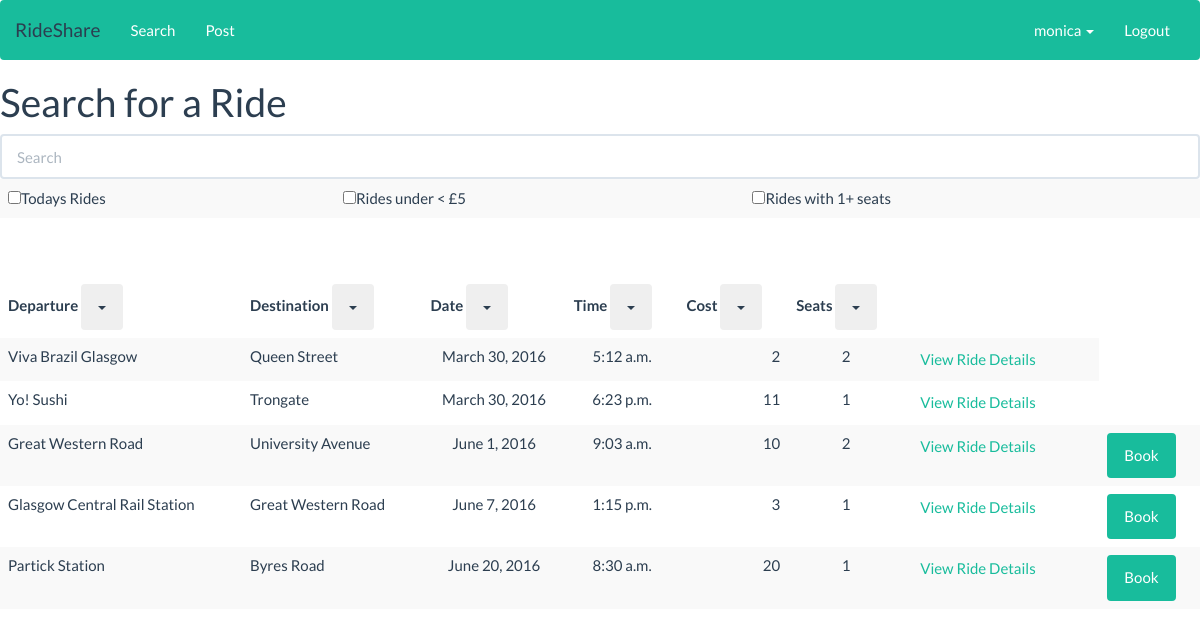
The app's page /search_ride/ (signed in) with its own data.
### rideshare/models.py (models this page shows, shortened)
class Journey(models.Model):
    journey = models.AutoField(primary_key=True)
    departure = models.CharField(max_length=100)
    destination = models.CharField(max_length=100)
    travelling_date = models.DateField(null = True)
    travelling_time = models.TimeField(null = True)
    seatsAvailable = models.IntegerField(default=1,
        validators=[
            MaxValueValidator(3),
            MinValueValidator(0)
        ])
    cost = models.IntegerField(
        validators=[
            MaxValueValidator(50),
            MinValueValidator(0)
        ])
    user = models.ForeignKey(Vehicle, related_name='driver', null=True)
    class Meta:
        db_table = "journey"

class Passanger(models.Model):
    front = models.ForeignKey(User, related_name='front', null=True)
    backLeft = models.ForeignKey(User, related_name='backLeft', null=True)
    backRight = models.ForeignKey(User, related_name='backRight', null=True)
    journey = models.ForeignKey(Journey, primary_key=True)
    class Meta:
        db_table = "passanger"
        """ unique_together = (('front', 'backLeft'), ('front', 'backRight'), ('backLeft', 'backRight'), ('front', 'backLeft', 'backRight'))"""

### rideshare/views.py (the view)
# urls.py: url(r'^search_ride/', include('rideshare.urls', namespace="search")),
def search_ride(request):
	if request.user.is_authenticated():
		journey_list = Journey.objects.filter(Q(travelling_date=datetime.datetime.now().strftime('%Y-%m-%d'),travelling_time__gte=datetime.datetime.now().strftime('%H:%M'))|Q(travelling_date__gt=datetime.datetime.now().strftime('%Y-%m-%d'))).order_by('travelling_date', 'travelling_time', 'cost')
		passanger_list = Passanger.objects.all()
		context_dict = {'journeys': journey_list, 'passangers': passanger_list}
		return render(request, 'rideshare/searchRide.html', context_dict)
	else:
		 return HttpResponseRedirect('/login')

### rideshare/models.py (called while the page is built)
    def __unicode__(self):
        return self.user.username

### templates/rideshare/searchRide.html (shortened to what this page needs)
<!DOCTYPE html>
{% extends 'rideshare/base.html' %}
{% load staticfiles %}
{% block body_block %}
	<h1>Search for a Ride</h1>
	{% if journeys %}
	<div id="journey">
			<table class="table table-striped">
				<tr>
					<input class="search form-control" placeholder="Search" size="50" />
					<td><input type="checkbox" id="todaysRides">Todays Rides</input></td>
					<td><input type="checkbox" id="cheapRides">Rides under < £5</input></td>
					<td><input type="checkbox" id="seatNo">Rides with 1+ seats</input></td>
				</tr>
				<td>
				</td>
			</table>
			<table class="table table-striped table-hover ">
				<thead>
				    <tr>
						<th>Departure
							<button class="btn sort dropdown-toggle" data-sort="departure">
								<span class="caret"></span>
							</button>
						</th>
						<th>Destination
							<button class="btn sort dropdown-toggle" data-sort="destination">
								<span class="caret"></span>
							</button>
						</th>
						<th>Date
							<button class="btn sort dropdown-toggle" data-sort="date">
								<span class="caret"></span>
							</button>
						</th>
						<th>Time
							<button class="btn sort dropdown-toggle" data-sort="time">
								<span class="caret"></span>
							</button>
						</th>
						<th>Cost
							<button class="btn sort dropdown-toggle" data-sort="cost">
								<span class="caret"></span>
							</button>
						</th>
						<th>Seats
							<button class="btn sort dropdown-toggle" data-sort="seatsAvailable">
								<span class="caret"></span>
							</button>
						</th>
						<th></th>
						<th></th>
				    </tr>
				</thead>
				<tbody class="list">
					{% for journey in journeys %}
						{% if journey.seatsAvailable >= 1 %}
							<tr>
								<td class="departure ">{{ journey.departure }}</td>
								<td class="destination">{{ journey.destination }}</td>
								<td class="date text-center">{{ journey.travelling_date }}</td>
								<td class="time text-center">{{ journey.travelling_time }}</td>
								<td class="cost text-right">{{ journey.cost }}</td>
								<td class="seatsAvailable text-center">{{ journey.seatsAvailable }}</td>
							<td>
								<form name="book_form" method="get" action="{% url 'search:get_ride_detail' journey.journey %}">
									<input class="viewride btn-link" type="submit" name="submit" value="View Ride Details" />
								</form>
							</td>
							<td>
								{% if passangers %}
										{% for passanger in passangers %}
											{% ifequal journey.journey passanger.journey.journey %}
												{% ifnotequal journey.user|stringformat:"s" user.get_username %}
													{% ifnotequal passanger.front|stringformat:"s" user.get_username %}
														{% ifnotequal passanger.backLeft|stringformat:"s" user.get_username %}
															{% ifnotequal passanger.backRight|stringformat:"s" user.get_username %}
																<td>
																	<form name="book_form" method="post" action="{% url 'search:bookSeat' journey.journey %}">
																		<input class="btn btn-success" type="submit" name="submit" value="Book" />
																	</form>
																	</td>
																</td>
															{% endifnotequal %}
														{% endifnotequal %}
													{% endifnotequal %}
												{% endifnotequal %}
											{% endifequal %}
										{% endfor %}
									{% endif %}
								</td>
						{% endif %}
					{% endfor %}
				</tbody>
			</table>
	{% else %}
		<strong>There are no journeys currently.</strong>
		<a href="/">Return to the homepage.</a><br />
	{% endif %}
	</div>
{% endblock %}

### templates/rideshare/base.html (shortened to what this page needs)
<!DOCTYPE html>
<html>
    <head>
		{% load staticfiles %}
  <link rel="stylesheet" href="{% static 'CSS/style.css' %}" />
    </head>
    <body>
		<nav class="navbar navbar-inverse">
		  <div class="container-fluid">
			<div class="navbar-header">
			  <a class="navbar-brand" href="/">RideShare <span class="sr-only">(current)</span></a>
			</div>
			<div class="collapse navbar-collapse" id="bs-example-navbar-collapse-2">
			  <ul class="nav navbar-nav">
				<li><a href="/search_ride/">Search </a></li>
				<li><a href="/post_ride/">Post</a></li>
			  </ul>
			  {% if user.is_authenticated %}
			  <ul class="nav navbar-nav navbar-right">
				<li class="dropdown">
				  <a href="/profile/" class="dropdown-toggle" data-toggle="dropdown" role="button" aria-expanded="false"> {{user.username}} <span class="caret"></span></a>
				</li>
				<li><a href="/logout/">Logout</a></li>
			  </ul>
			  {% else %}
			  <ul class="nav navbar-nav navbar-right">
				<li><a href="/login/">Login</a></li>
				<li><a href="/registration/">Register</a></li>
			  </ul>
			  {% endif %}
			</div>
		  </div>
		</nav>
		<div>
			{% block body_block %}{% endblock %}
		</div>
    </body>
</html>

### records on screen
Journey: departure "Viva Brazil Glasgow", destination "Queen Street", travelling_date "March 30, 2016", travelling_time "5:12 a.m.", cost "2", seatsAvailable "2"
Journey: departure "Yo! Sushi", destination "Trongate", travelling_date "March 30, 2016", travelling_time "6:23 p.m.", cost "11", seatsAvailable "1"
Journey: departure "Great Western Road", destination "University Avenue", travelling_date "June 1, 2016", travelling_time "9:03 a.m.", cost "10", seatsAvailable "2"
Journey: departure "Glasgow Central Rail Station", destination "Great Western Road", travelling_date "June 7, 2016", travelling_time "1:15 p.m.", cost "3", seatsAvailable "1"
Journey: departure "Partick Station", destination "Byres Road", travelling_date "June 20, 2016", travelling_time "8:30 a.m.", cost "20", seatsAvailable "1"

### other values on screen
{{ user.username }} "monica"
